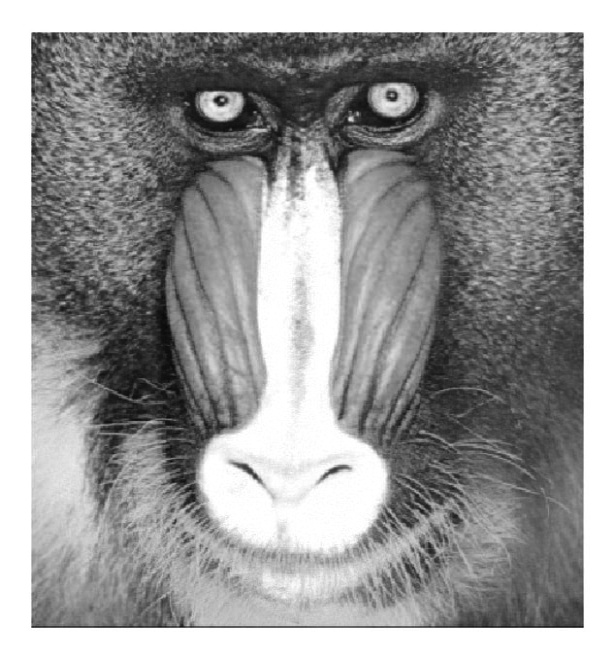
#> input picture imagens_marca_dagua_inserida/teste.jpg, 615 x 660 px; its folder holds only this picture in this run
$ python pvd.py
#> lines starting #> are read from the running program, lines starting #| are printed output that depends on the picture
#> the answer given: imagens_marca_dagua_inserida/teste.jpg
#> in carregar_imagem, imagem is the input picture: shape (660, 615, 3); min 8, max 255, mean 154.6
import cv2
import numpy as np
import io
import os
import matplotlib.pyplot as plt
import tkinter as tk
import sys
import math

from tkinter import filedialog
from funcoes import psnr
from funcoes import calcular_correlacao_entre_marcas_dagua
from funcoes import redimensionar


# [68 lines left out: functions esconder_imagem_pvd, esconder_imagem_canal_rgb_pvd, not called in this run]

def extrair_imagem_pvd(imagem_estego):
  """
  Extrai uma imagem escondida dentro de outra usando a técnica de PVD em todos os canais.

  Args:
    imagem_estego: A imagem estego.

  Returns:
    As imagens secretas extraídas de cada canal.
  """
  # Crie uma matriz vazia para armazenar as imagens secretas extraídas.
  imagem_secreta_r = np.zeros_like(imagem_estego)
  imagem_secreta_g = np.zeros_like(imagem_estego)
  imagem_secreta_b = np.zeros_like(imagem_estego)

  # Defina os níveis de quantização.
  niveis = np.array([0, 16, 32, 48, 64, 80, 96, 112, 128, 144, 160, 176, 192, 208, 224, 240, 255])

  # Verifique se a imagem estego é em escala de cinza.
  if len(imagem_estego.shape) == 2:
    # Se a imagem estego for em escala de cinza, extraia a imagem secreta do canal cinza.
    imagem_secreta_gray = np.zeros_like(imagem_estego)
    canais = [('gray', imagem_estego, imagem_secreta_gray)]
    return imagem_secreta_gray
  else:
    # Se a imagem estego for colorida, extrai a imagem secreta dos canais R, G e B.
    estego_b, estego_g, estego_r = cv2.split(imagem_estego)
    canais = [('r', estego_r, imagem_secreta_r), ('g', estego_g, imagem_secreta_g), ('b', estego_b, imagem_secreta_b)]

  # Percorra cada pixel em cada canal da imagem estego.
  nome_canal_r, estego_r, imagem_secreta_r = canais[0]
#> imagem_secreta_r: shape (660, 615, 3); every value is 0
#> nome_canal_r = 'r'
  for y in range(estego_r.shape[0]):
    for x in range(estego_r.shape[1]):
        # Extraia os 4 bits menos significativos do pixel no canal escolhido da imagem estego.
        bits_menos_significativos = estego_r[y, x] & 0x0F

        # Mova os 4 bits menos significativos para a posição dos 4 bits mais significativos.
        bits_menos_significativos <<= 4

        indice = np.argmin(np.abs(niveis - bits_menos_significativos))
        bits_menos_significativos = niveis[indice]

        # Armazene os bits extraídos na imagem secreta correspondente.
        imagem_secreta_r[y, x] = bits_menos_significativos
        imagem_secreta_r[y, x] &= 0xF0
        imagem_secreta_r[y, x] |= int(bits_menos_significativos / 16)
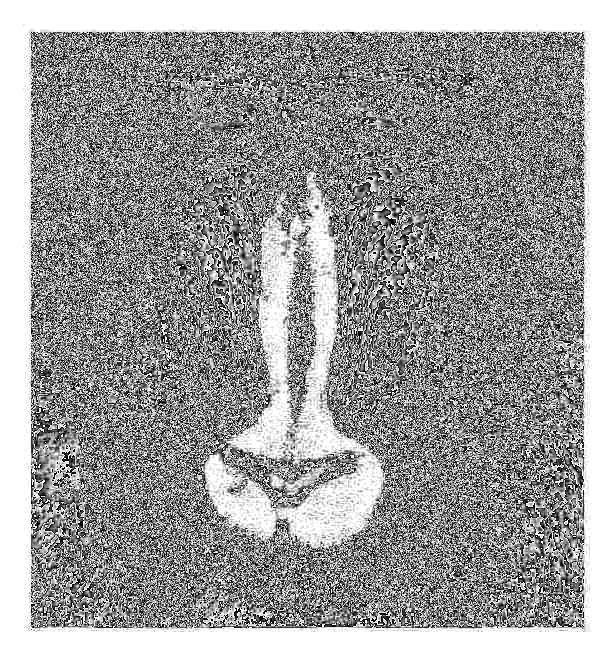
#> imagem_secreta_r: shape (660, 615, 3); min 0, max 255, mean 157.1

  nome_canal_g, estego_g, imagem_secreta_g = canais[1]
#> nome_canal_g = 'g'
  for y in range(estego_g.shape[0]):
      for x in range(estego_g.shape[1]):
        # Extraia os 4 bits menos significativos do pixel no canal escolhido da imagem estego.
        bits_menos_significativos = estego_g[y, x] & 0x0F

        # Mova os 4 bits menos significativos para a posição dos 4 bits mais significativos.
        bits_menos_significativos <<= 4

        indice = np.argmin(np.abs(niveis - bits_menos_significativos))
        bits_menos_significativos = niveis[indice]

        # Armazene os bits extraídos na imagem secreta correspondente.
        imagem_secreta_g[y, x] = bits_menos_significativos
        imagem_secreta_g[y, x] &= 0xF0
        imagem_secreta_g[y, x] |= int(bits_menos_significativos / 16)

  nome_canal_b, estego_b, imagem_secreta_b = canais[2]
#> nome_canal_b = 'b'
  for y in range(estego_b.shape[0]):
      for x in range(estego_b.shape[1]):
        # Extraia os 4 bits menos significativos do pixel no canal escolhido da imagem estego.
        bits_menos_significativos = estego_b[y, x] & 0x0F

        # Mova os 4 bits menos significativos para a posição dos 4 bits mais significativos.
        bits_menos_significativos <<= 4

        indice = np.argmin(np.abs(niveis - bits_menos_significativos))
        bits_menos_significativos = niveis[indice]

        # Armazene os bits extraídos na imagem secreta correspondente.
        imagem_secreta_b[y, x] = bits_menos_significativos
        imagem_secreta_b[y, x] &= 0xF0
        imagem_secreta_b[y, x] |= int(bits_menos_significativos / 16)

  return imagem_secreta_r, imagem_secreta_g, imagem_secreta_b

def carregar_imagem():
    root = tk.Tk()
    root.withdraw()

    # Abre uma janela para selecionar o arquivo de imagem
    caminho_imagem = filedialog.askopenfilename()

    if not caminho_imagem:
        print("Nenhum arquivo selecionado. Encerrando.")
        exit()

    imagem = cv2.imread(caminho_imagem)
    return imagem

# [210 lines left out: functions imagens_da_pasta, esconder_mensagem, esconder_mensagem_rgb, extrair_mensagem, comparar_area_string, comparar_mensagens, not called in this run]

if __name__ == "__main__":

###################################### Ocultar a imagem #############################################
  # Oculte a imagem secreta na imagem de cobertura
  """print("Selecione a Imagem Principal")
  imagem_cobertura = carregar_imagem()
  print("Selecione a Imagem marca d'água")
  imagem_secreta = carregar_imagem()

  imagem_estego, imagem_marca_dagua = esconder_imagem_pvd(imagem_cobertura, imagem_secreta)
  nome_imagem = input("Digite o nome da imagem a ser salva: ")
  cv2.imwrite(os.path.join("imagens_marca_dagua_inserida", nome_imagem), imagem_marca_dagua)
  cv2.imwrite(os.path.join("imagens_com_marca_dagua", nome_imagem), imagem_estego)"""

###################################### Extrair Imagem ###############################################
  # Extraia a imagem secreta da imagem estego
  print("Selecione a Imagem Para procurar marca d'água")
  imagem_estego = carregar_imagem()

  #marca_dagua_extraida = extrair_imagem(imagem_estego)

  imagem_secreta_r, imagem_secreta_g, imagem_secreta_b = extrair_imagem_pvd(imagem_estego)

  cv2.imwrite(os.path.join("imagens_marca_dagua_extraida", f'imagem_secreta_r.png'), imagem_secreta_r)
  cv2.imwrite(os.path.join("imagens_marca_dagua_extraida", f'imagem_secreta_g.png'), imagem_secreta_g)
  cv2.imwrite(os.path.join("imagens_marca_dagua_extraida", f'imagem_secreta_b.png'), imagem_secreta_b)

###################################### Ocultar Mensagem ##############################################
  # Oculte a mensagem secreta na imagem de cobertura
  """print("Selecione a Imagem Principal")
  imagem_cobertura = carregar_imagem()
  mensagem = input("Digite uma mensagem: ")

  imagem_estego, mensagem_marca_dagua = esconder_mensagem(imagem_cobertura, mensagem)
  nome_imagem = input("Digite o nome da imagem a ser salva: ")
  print(mensagem_marca_dagua)
  with open(os.path.join("imagens_marca_dagua_inserida", "mensagem.txt"), 'a') as f:
    f.write(mensagem_marca_dagua.decode('utf-8') + '\n')
  cv2.imwrite(os.path.join("imagens_com_marca_dagua", nome_imagem), imagem_estego)"""

  ###################################### Extrair Mensagem ###############################################
  # Extraia a imagem secreta da imagem estego
  """print("Selecione a Imagem Para procurar marca d'água")
  imagem_estego = carregar_imagem()

  #marca_dagua_extraida = extrair_imagem(imagem_estego)

  mensagem_secreta = extrair_mensagem(imagem_estego)

  resultado_comparacao = comparar_mensagens(mensagem_secreta)

  print(resultado_comparacao)"""
